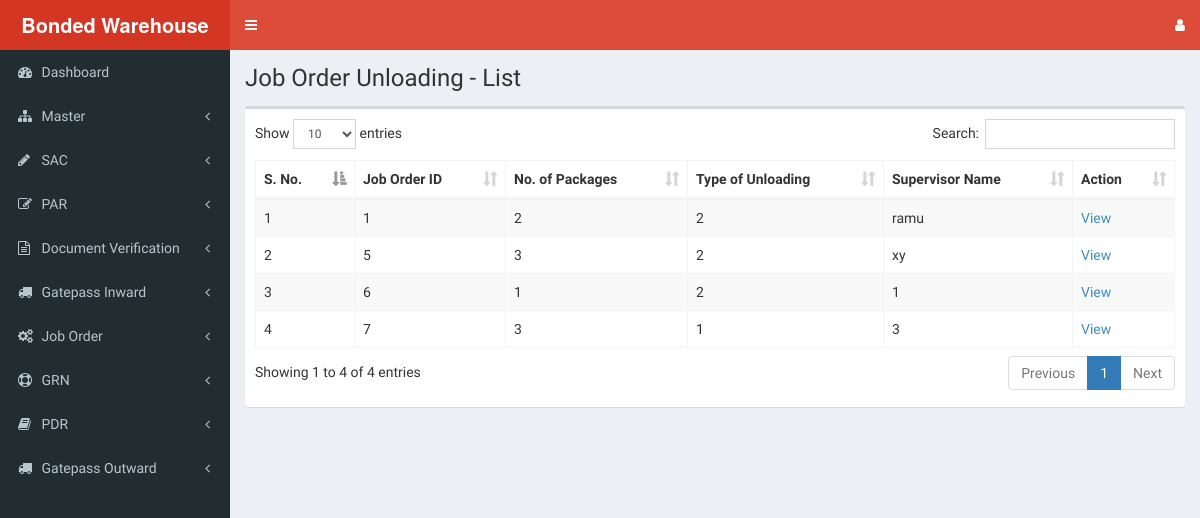
The page /job-order/job-order-unloading-list-view.php on the database its author committed.
### tables this page shows
CREATE TABLE `joborder_unloading` (
  `ju_id` int(11) NOT NULL,
  `sac_par_table` varchar(10) NOT NULL,
  `sac_par_id` int(11) NOT NULL,
  `weight` varchar(100) NOT NULL,
  `no_of_packages` varchar(100) NOT NULL,
  `description` varchar(300) NOT NULL,
  `supervisor_name` varchar(100) NOT NULL,
  `unloading_type` int(11) NOT NULL,
  `equipment_ref_number` varchar(100) NOT NULL,
  `no_of_labors` varchar(100) NOT NULL,
  `unloading_time` varchar(50) NOT NULL,
  `dimension` varchar(80) NOT NULL,
  `status` varchar(50) NOT NULL DEFAULT 'created',
  `exception_id` int(11) NOT NULL
);

### job-order/job-order-unloading-list-view.php (the view, shortened to what this page needs)
<?php
  include('../header.php');
  include('../sidebar.php');
  include('../dbconfig.php');
?>
<div class="content-wrapper">
  <section class="content-header">
    <h1>
      Job Order Unloading - List
    </h1>
  </section>
  <section class="content">
    <div class="box">
      <div class="box-body">
        <table id="par_table" class="table table-bordered table-striped">
          <thead>
            <tr>
              <th>S. No.</th>
              <th>Job Order ID</th>
              <th>No. of Packages</th>
              <th>Type of Unloading</th>
              <th>Supervisor Name</th>
              <th>Action</th>
            </tr>
          </thead>
          <tbody>
            <?php
              $select_query = "SELECT * FROM joborder_unloading WHERE status<>'rejected'";
              $result = mysqli_query($dbc,$select_query);
              $row_counter = 0;
              if(mysqli_num_rows($result) > 0) {
                while($row = mysqli_fetch_array($result)) {
                  echo "<tr>";
                  echo "<td>".++$row_counter."</td>";
                  echo "<td>".$row['ju_id']."</td>";
                  echo "<td>".$row['no_of_packages']."</td>";
                  echo "<td>".$row['unloading_type']."</td>";
                  echo "<td>".$row['supervisor_name']."</td>";
                  echo "<td><a href='job-order-unloading-view.php?ju_id=".$row['ju_id']."'>View</a></td>";
                  echo "</tr>";
                }
              } else {
                $dataTableFlag = false;
                echo "<tr><td colspan=\"6\">No Job Orders available. <a href=\"job-order-unloading-create.php\">Create one</a> now</td></tr>";
              }
            ?>
          </tbody>
        </table>
      </div>
      </div>
    </div>
</div>
<?php
  include('../footer.php');
?>

### rows shown on the page
joborder_unloading: ju_id "1", no_of_packages "2", unloading_type "2", supervisor_name "ramu"
joborder_unloading: ju_id "5", no_of_packages "3", unloading_type "2", supervisor_name "xy"
joborder_unloading: ju_id "6", no_of_packages "1", unloading_type "2", supervisor_name "1"
joborder_unloading: ju_id "7", no_of_packages "3", unloading_type "1", supervisor_name "3"
